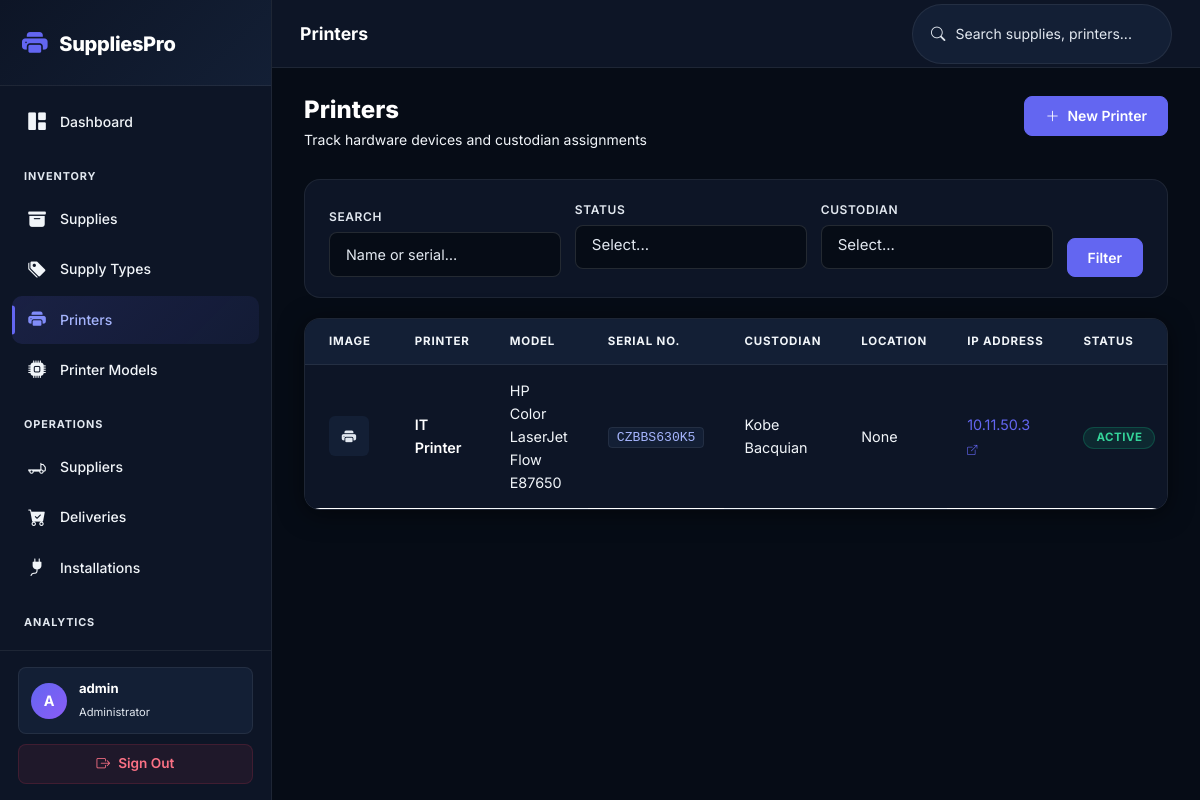
Page /printers/ (signed in) on the committed database.
### inventory/models.py (models this page shows, shortened)
class User(AbstractUser):
    ROLE_CHOICES = [
        ('admin', 'Administrator'),
        ('manager', 'Manager'),
    ]
    role = models.CharField(max_length=20, choices=ROLE_CHOICES, default='manager')
    phone = models.CharField(max_length=20, blank=True)
    class Meta:
        verbose_name = 'User'
        verbose_name_plural = 'Users'

class Printer(models.Model):
    STATUS_CHOICES = [
        ('active', 'Active'),
        ('maintenance', 'In Maintenance'),
        ('retired', 'Retired'),
    ]
    name = models.CharField(max_length=200)
    printer_model = models.ForeignKey(PrinterModel, on_delete=models.SET_NULL, null=True, blank=True, related_name='printers')
    serial_number = models.CharField(max_length=100, unique=True)
    custodian = models.ForeignKey(Custodian, on_delete=models.SET_NULL, null=True, blank=True, related_name='printers')
    department = models.ForeignKey(Department, on_delete=models.SET_NULL, null=True, blank=True, related_name='printers')
    location = models.ForeignKey(Location, on_delete=models.SET_NULL, null=True, blank=True, related_name='printers')
    status = models.CharField(max_length=20, choices=STATUS_CHOICES, default='active')
    ip_address = models.GenericIPAddressField(null=True, blank=True)
    image = models.ImageField(upload_to='printers/', blank=True, null=True)
    notes = models.TextField(blank=True)
    created_at = models.DateTimeField(auto_now_add=True)
    updated_at = models.DateTimeField(auto_now=True)
    class Meta:
        ordering = ['name']
        constraints = [
            models.UniqueConstraint(fields=['name'], name='unique_printer')
        ]

class PrinterModel(models.Model):
    name = models.CharField(max_length=200)
    manufacturer = models.CharField(max_length=200)
    description = models.TextField(blank=True)
    is_active = models.BooleanField(default=True)
    class Meta:
        ordering = ['manufacturer', 'name']
        constraints = [
            models.UniqueConstraint(fields=['manufacturer', 'name'], name='unique_printer_model')
        ]
        verbose_name = 'Printer Model'
        verbose_name_plural = 'Printer Models'
    def __str__(self):
        return f"{self.manufacturer} {self.name}"

class Custodian(models.Model):
    first_name = models.CharField(max_length=100)
    last_name = models.CharField(max_length=100)
    department = models.ForeignKey(Department, on_delete=models.SET_NULL, null=True, blank=True, related_name='custodians')
    location = models.ForeignKey(Location, on_delete=models.SET_NULL, null=True, blank=True, related_name='custodians')
    email = models.EmailField(blank=True)
    phone = models.CharField(max_length=20, blank=True)
    notes = models.TextField(blank=True)
    is_active = models.BooleanField(default=True)
    created_at = models.DateTimeField(auto_now_add=True)
    updated_at = models.DateTimeField(auto_now=True)
    class Meta:
        ordering = ['last_name', 'first_name']
        constraints = [
            models.UniqueConstraint(fields=['first_name', 'last_name'], name='unique_custodian')
        ]
        verbose_name = 'Custodian'
        verbose_name_plural = 'Custodians'
    @property
    def full_name(self):
        return f"{self.first_name} {self.last_name}"

### inventory/views.py (the view)
# urls.py: path('printers/', views.PrinterListView.as_view(), name='printer_list'),
class PrinterListView(LoginRequiredMixin, ListView):
    model = Printer
    template_name = 'inventory/printer_list.html'
    paginate_by = 20
    context_object_name = 'printers'
    def get_queryset(self):
        queryset = Printer.objects.all().order_by('name')
        query = self.request.GET.get('q')
        status = self.request.GET.get('status')
        custodian = self.request.GET.get('custodian')
        if query:
            queryset = queryset.filter(
                Q(name__icontains=query) | Q(serial_number__icontains=query)
            )
        if status:
            queryset = queryset.filter(status=status)
        if custodian:
            queryset = queryset.filter(custodian_id=custodian)
        return queryset.select_related('printer_model', 'custodian', 'department', 'location')
    def get_context_data(self, **kwargs):
        context = super().get_context_data(**kwargs)
        context['custodians'] = Custodian.objects.all()
        return context

### rbac/services.py (called while the page is built)
def get_user_permissions(user):
    if not user.is_authenticated:
        return set()
    cache_key = f'user_permissions_{user.pk}'
    permissions = cache.get(cache_key)
    if permissions is None:
        permissions = set()
        user_roles = Role.objects.filter(user_roles__user=user)
        for role in user_roles:
            for perm in role.permissions.all():
                permissions.add(perm.code)
        cache.set(cache_key, permissions, timeout=3600)
    return permissions

def get_user_roles(user):
    if not user.is_authenticated:
        return Role.objects.none()
    return Role.objects.filter(user_roles__user=user)

### templates/inventory/printer_list.html (shortened to what this page needs)
{% extends "base.html" %}
{% block page_title %}Printers{% endblock %}
{% block content %}
<div class="page-header">
    <div>
        <h2>Printers</h2>
        <p>Track hardware devices and custodian assignments</p>
    </div>
    <a href="{% url 'printer_create' %}" class="btn btn-primary">
        <i class="bi bi-plus-lg"></i> New Printer
    </a>
</div>
<form method="get" class="filter-bar">
    <div class="filter-group" style="flex:1;">
        <label>Search</label>
        <input type="text" name="q" class="form-control" placeholder="Name or serial…" value="{{ request.GET.q }}">
    </div>
    <div class="filter-group">
        <label>Status</label>
    </div>
    <div class="filter-group">
        <label>Custodian</label>
    </div>
    <button type="submit" class="btn btn-primary">Filter</button>
</form>
<div class="table-wrapper">
    <table class="table">
        <thead>
            <tr>
                <th style="padding-left:24px;">Image</th>
                <th style="padding-left:24px;">Printer</th>
                <th>Model</th>
                <th>Serial No.</th>
                <th>Custodian</th>
                <th>Location</th>
                <th>IP Address</th>
                <th>Status</th>
            </tr>
        </thead>
        <tbody>
            {% for printer in printers %}
            <tr>
                <td style="padding-left:24px; width: 60px;">
                    {% if printer.image %}
                    <a href="{% url 'printer_detail' printer.pk %}">
                        <img src="{{ printer.image.url }}" alt="{{ printer.name }}" style="width: 40px; height: 40px; object-fit: cover; border-radius: 6px;">
                    </a>
                    {% else %}
                    <a href="{% url 'printer_detail' printer.pk %}">
                        <div style="width: 40px; height: 40px; background: var(--surface-2); border-radius: 6px; display: flex; align-items: center; justify-content: center;">
                            <i class="bi bi-printer-fill" style="color: var(--text-3);"></i>
                        </div>
                    </a>
                    {% endif %}
                </td>
                <td style="padding-left:24px; font-weight:600;">
                    <a href="{% url 'printer_detail' printer.pk %}" style="color: var(--text-1); text-decoration: none;">{{ printer.name }}</a>
                </td>
                <td style="color:var(--text-2);">{{ printer.printer_model }}</td>
                <td><code>{{ printer.serial_number }}</code></td>
                <td style="color:var(--text-2);">
                    {% if printer.custodian %}
                        {{ printer.custodian.full_name }}
                    {% elif printer.department %}
                        {{ printer.department.name }} (No custodian)
                    {% else %}
                        —
                    {% endif %}
                </td>
                <td style="color:var(--text-2);">{{ printer.location.name|default:printer.location }}</td>
                <td>
                    {% if printer.ip_address %}
                    <a href="http://{{ printer.ip_address }}" target="_blank" style="color: var(--primary); text-decoration: none;" title="Open printer management console">
                        {{ printer.ip_address }} <i class="bi bi-box-arrow-up-right" style="font-size: 0.7em;"></i>
                    </a>
                    {% else %}
                    <span style="color:var(--text-3);">—</span>
                    {% endif %}
                </td>
                <td>
                    {% if printer.status == 'active' %}<span class="badge badge-success">Active</span>
                    {% elif printer.status == 'maintenance' %}<span class="badge badge-warning">Maintenance</span>
                    {% else %}<span class="badge badge-muted">Retired</span>{% endif %}
                </td>
            </tr>
            {% endfor %}
        </tbody>
    </table>
</div>
{% endblock %}

### templates/base.html (shortened to what this page needs)
{% load rbac %}
<!DOCTYPE html>
<html lang="en">
<head>
    <link href="https://cdn.jsdelivr.net/npm/bootstrap@5.3.0/dist/css/bootstrap.min.css" rel="stylesheet">
    <link rel="stylesheet" href="https://cdn.jsdelivr.net/npm/bootstrap-icons@1.11.0/font/bootstrap-icons.css">
    <link href="https://cdn.jsdelivr.net/npm/select2@4.1.0-rc.0/dist/css/select2.min.css" rel="stylesheet"/>
    <link href="https://cdn.jsdelivr.net/npm/select2-bootstrap-5-theme@1.3.0/dist/select2-bootstrap-5-theme.min.css" rel="stylesheet"/>
    <link rel="stylesheet" href="/static/css/style.css">
</head>
<body>
{% if user.is_authenticated %}
<aside class="sidebar" id="sidebar">
    <div class="brand">
        <i class="bi bi-printer-fill"></i>
        <span>SuppliesPro</span>
    </div>
    <nav>
        <a href="{% url 'dashboard' %}" class="{% if request.resolver_match.url_name == 'dashboard' %}active{% endif %}">
            <i class="bi bi-grid-1x2-fill"></i> Dashboard
        </a>
        <div class="section-title">Inventory</div>
        <a href="{% url 'supply_list' %}" class="{% if 'supply' in request.resolver_match.url_name and 'model' not in request.resolver_match.url_name and 'type' not in request.resolver_match.url_name %}active{% endif %}">
            <i class="bi bi-archive-fill"></i> Supplies
        </a>
        <a href="{% url 'supply_type_list' %}" class="{% if 'supply_type' in request.resolver_match.url_name %}active{% endif %}">
            <i class="bi bi-tags-fill"></i> Supply Types
        </a>
        <a href="{% url 'printer_list' %}" class="{% if 'printer' in request.resolver_match.url_name and 'model' not in request.resolver_match.url_name %}active{% endif %}">
            <i class="bi bi-printer-fill"></i> Printers
        </a>
        <a href="{% url 'printer_model_list' %}" class="{% if 'printer_model' in request.resolver_match.url_name %}active{% endif %}">
            <i class="bi bi-cpu-fill"></i> Printer Models
        </a>
        <div class="section-title">Operations</div>
        <a href="{% url 'supplier_list' %}" class="{% if 'supplier' in request.resolver_match.url_name %}active{% endif %}">
            <i class="bi bi-truck-flatbed"></i> Suppliers
        </a>
        <a href="{% url 'delivery_list' %}" class="{% if 'delivery' in request.resolver_match.url_name %}active{% endif %}">
            <i class="bi bi-cart-check-fill"></i> Deliveries
        </a>
        <a href="{% url 'installation_list' %}" class="{% if 'installation' in request.resolver_match.url_name %}active{% endif %}">
            <i class="bi bi-plug-fill"></i> Installations
        </a>
        <div class="section-title">Analytics</div>
        <a href="{% url 'inventory_report' %}" class="{% if 'inventory_report' in request.resolver_match.url_name %}active{% endif %}">
        </a>
    </nav>
    <div class="user-info">
        <div class="user-pill">
            <div class="avatar">{{ user.username|first|upper }}</div>
            <div class="name-role">
                <span class="d-block fw-bold text-white small">{{ user.username }}</span>
                <span class="role">{{ user.get_role_display }}</span>
            </div>
        </div>
        <a href="{% url 'logout' %}" class="logout-link">
            <i class="bi bi-box-arrow-right"></i> Sign Out
        </a>
    </div>
</aside>
<div class="main-content">
    <header class="top-bar">
        <div class="d-flex align-items-center gap-3">
            <h1>{% block page_title %}Dashboard{% endblock %}</h1>
        </div>
        <div class="search-box">
            <form method="get" action="{% url 'global_search' %}" class="d-flex align-items-center gap-2">
                <i class="bi bi-search"></i>
                <input type="text" name="q" placeholder="Search supplies, printers..." id="globalSearch">
            </form>
        </div>
    </header>
    <main>
        {% block content %}{% endblock %}
    </main>
</div>
{% else %}
<div class="login-container">
    {% block login_content %}{% endblock %}
</div>
{% endif %}
</body>
</html>

### rows in the picture
User: username|first "A", username "admin", role "Administrator"
Printer: name "IT Printer", printer_model "HP Color LaserJet Flow E87650", serial_number "CZBBS630K5", custodian.full_name "Kobe Bacquian", location.name "None", ip_address "10.11.50.3", status "ACTIVE"
